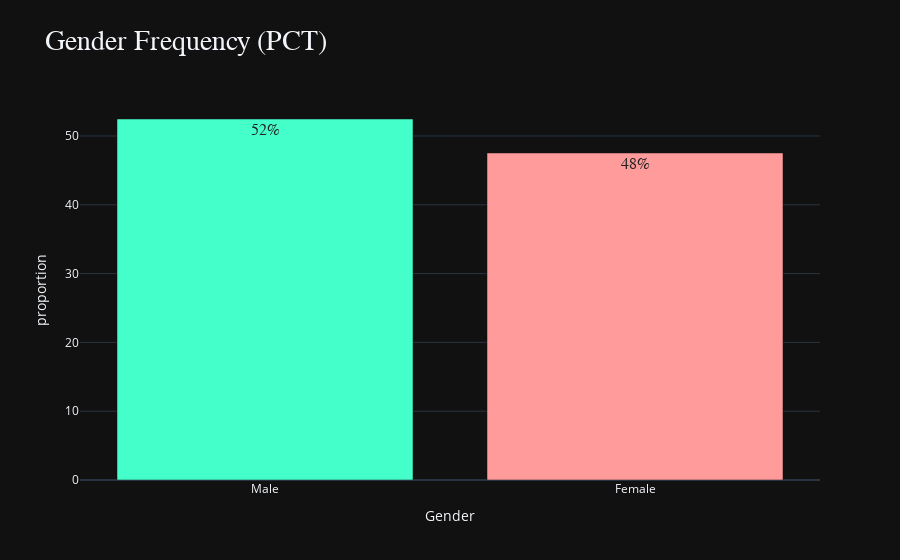

Source (notebook cell):
### Code cell
fig = px.bar(data_frame = gender,
             x = gender.index,
             y = gender,
             color = gender.index,
             title = "Gender Frequency (PCT)",
             color_discrete_sequence=["#45FFCA", "#FF9B9B"],
             labels= {"index" :"Gender", "y": "Frequency in PCT(%)"},
             template="plotly_dark",
             text = gender.apply(lambda x: f"{x:0.0f}%"))

custome_layout()


fig.update_traces(
    textfont = {
        "size" : 16,
        "family" :"arial",
        "color": "#222"
    },
    hovertemplate = "Gender: %{x}<br>Percentage: %{y:0.1f}%",
)

iplot(fig)

### Figure 1 — Plotly figure (JSON) as saved in the notebook; plotly's stock layout.template omitted (floating-point values rounded to 4 significant figures)
{"data": [{"hovertemplate": "Gender: %{x}<br>Percentage: %{y:0.1f}%", "legendgroup": "Male", "marker": {"color": "#45FFCA", "pattern": {"shape": ""}}, "name": "Male", "orientation": "v", "showlegend": true, "text": ["52%"], "textfont": {"color": "#222", "family": "arial", "size": 16}, "textposition": "auto", "type": "bar", "x": ["Male"], "xaxis": "x", "y": [52.47], "yaxis": "y"}, {"hovertemplate": "Gender: %{x}<br>Percentage: %{y:0.1f}%", "legendgroup": "Female", "marker": {"color": "#FF9B9B", "pattern": {"shape": ""}}, "name": "Female", "orientation": "v", "showlegend": true, "text": ["48%"], "textfont": {"color": "#222", "family": "arial", "size": 16}, "textposition": "auto", "type": "bar", "x": ["Female"], "xaxis": "x", "y": [47.53], "yaxis": "y"}], "layout": {"barmode": "relative", "hoverlabel": {"bgcolor": "#111", "font": {"family": "arial", "size": 16}}, "legend": {"title": {"text": "Gender"}, "tracegroupgap": 0}, "showlegend": false, "title": {"font": {"family": "tahoma", "size": 28}, "text": "Gender Frequency (PCT)"}, "xaxis": {"anchor": "y", "categoryarray": ["Male", "Female"], "categoryorder": "array", "domain": [0, 1], "title": {"text": "Gender"}}, "yaxis": {"anchor": "x", "domain": [0, 1], "title": {"text": "proportion"}}}}
